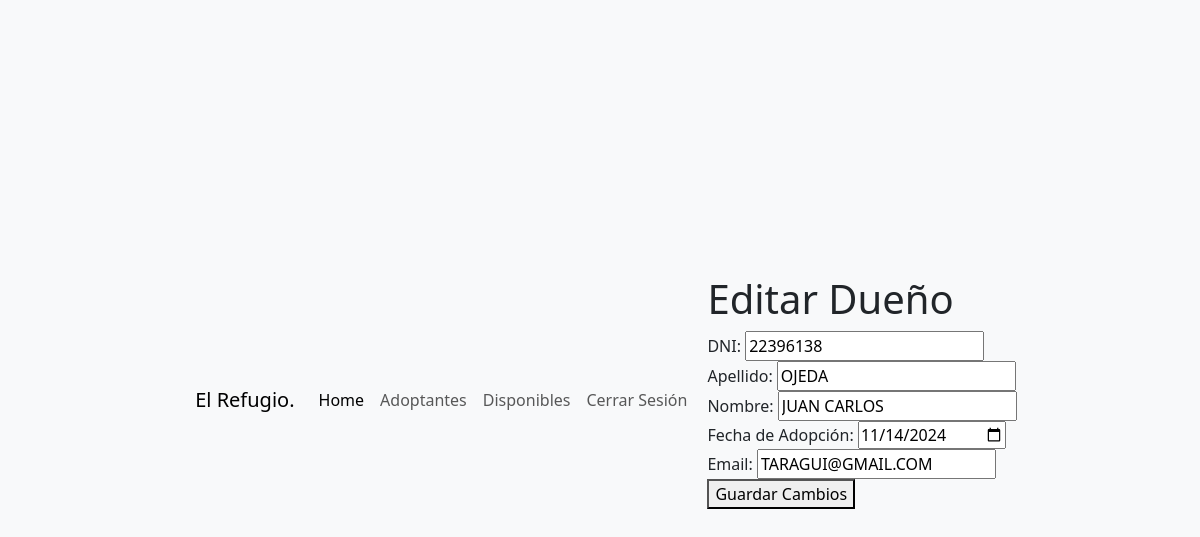
Page /vista/editar_dueño.php?id=0 on the earlier database version.
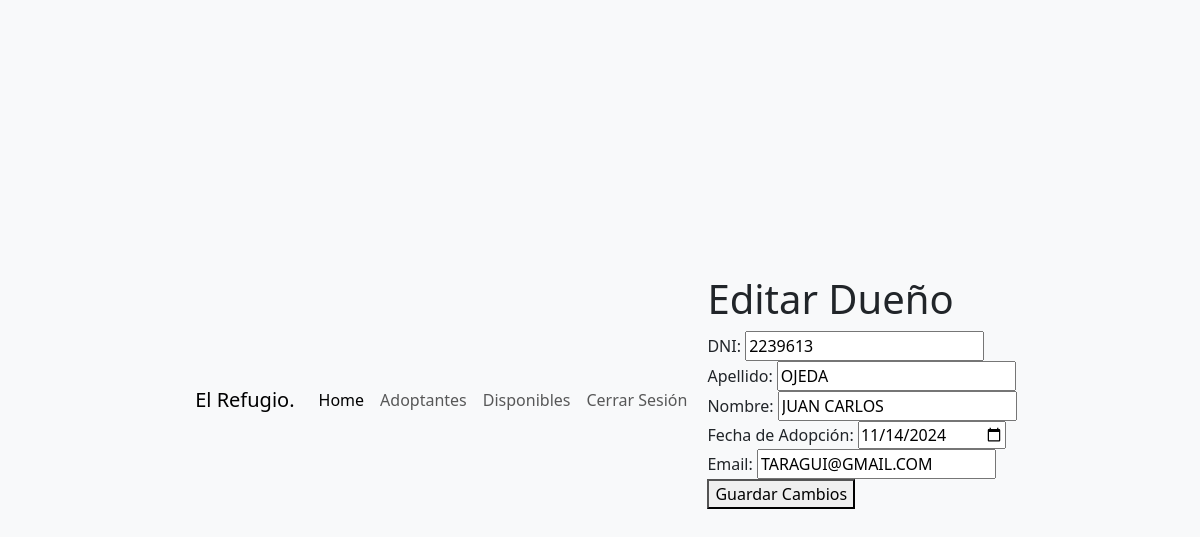
Same page on the later database version.
### vista/editar_dueño.php (the view, shortened to what this page needs)
<?php
$host = 'localhost';
$user = 'root';
$password = '';
$dbname = 'usuario';
$conexion = new mysqli($host, $user, $password, $dbname);
if (isset($_GET['id'])) {
    $id = intval($_GET['id']);
    $sql = "SELECT * FROM dueño WHERE ID_ADOPTA = $id";
    $result = $conexion->query($sql);
    if ($result && $result->num_rows > 0) {
        $dueño = $result->fetch_assoc();
    } else {
        die("Registro no encontrado.");
    }
}
?>
<!DOCTYPE html>
<html lang="es">
<head>
    <link href="https://cdn.jsdelivr.net/npm/bootstrap@5.3.3/dist/css/bootstrap.min.css" rel="stylesheet" />
</head>
<body>
<?php
include 'navbar.php';
?>
<div class="mb-3">
    <h1>Editar Dueño</h1>
    <form method="POST" action="editar_dueño.php">
        <label>DNI:</label>
        <input type="text" name="DNI" value="<?= $dueño['DNI'] ?>" required><br>
        <label>Apellido:</label>
        <input type="text" name="APELLIDO" value="<?= $dueño['APELLIDO'] ?>" required><br>
        <label>Nombre:</label>
        <input type="text" name="NOMBRE" value="<?= $dueño['NOMBRE'] ?>" required><br>
        <label>Fecha de Adopción:</label>
        <input type="date" name="FECHA_ADOPCION" value="<?= $dueño['FECHA_ADOPCION'] ?>" required><br>
        <label>Email:</label>
        <input type="email" name="EMAIL" value="<?= $dueño['EMAIL'] ?>" required><br>
        <button type="submit">Guardar Cambios</button>
    </form>
</div>
</body>
</html>

Differences in the rows shown:
changed dueño "OJEDA": DNI "22396138" → "2239613"
